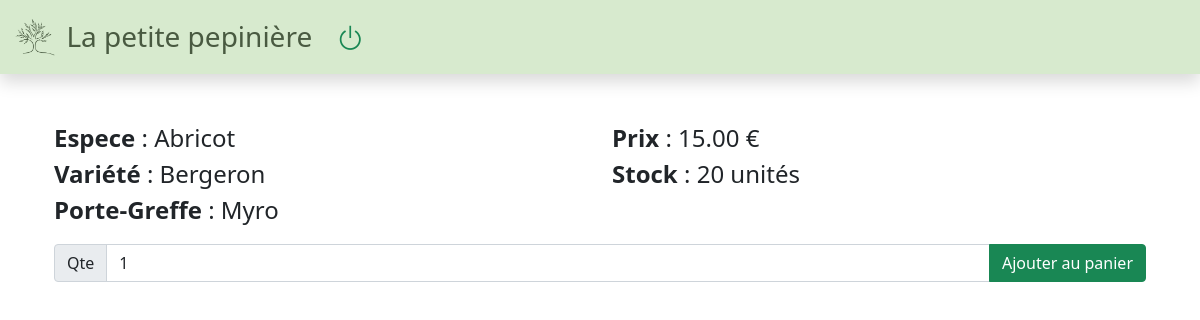
The app's page /produit/288/abricotbergeronmyro/, older data.
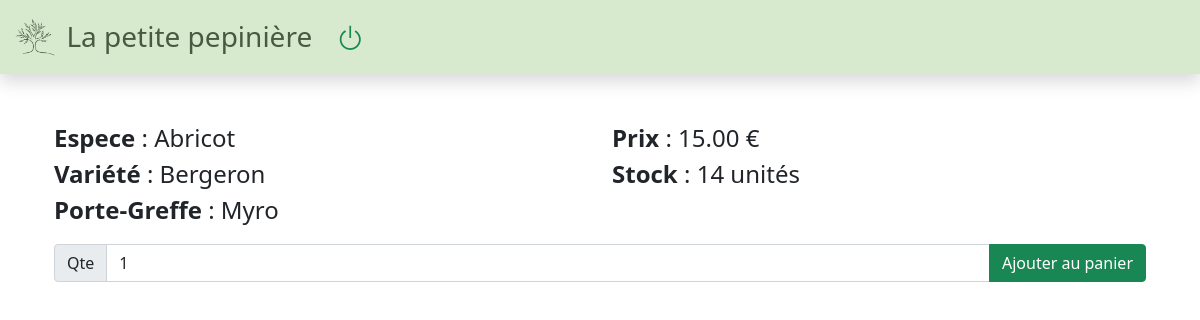
The same page, newer data.
### onlineshop/models.py (models this page shows, shortened)
class Produit(models.Model):
    objects = models.Manager()
    espece = models.ForeignKey(Espece, related_name='produits', on_delete=models.CASCADE)
    variete = models.ForeignKey(Variete, related_name='produits', on_delete=models.CASCADE)
    portegreffe = models.ForeignKey(PorteGreffe, related_name='produits', on_delete=models.CASCADE)
    spec = models.ForeignKey(Spec, related_name='produits', on_delete=models.CASCADE, blank=True, null=True)
    nom = models.CharField(max_length=200, db_index=True)
    slug = models.SlugField(max_length=200, db_index=True)
    description = models.TextField(blank=True)
    prix = models.DecimalField(max_digits=10, decimal_places=2, default=15.00)
    stock = models.IntegerField(default=0)
    stock_bis = models.IntegerField(default=0)
    available = models.BooleanField(default=True)
    class Meta:
        ordering = ('nom',)
        index_together = (('id', 'slug'),)
        verbose_name = 'produit'
        verbose_name_plural = 'produits'

class Espece(models.Model):
    objects = models.Manager()
    nom = models.CharField(max_length=200, db_index=True)
    slug = models.SlugField(max_length=200, unique=True)
    class Meta:
        ordering = ('nom',)
        verbose_name = 'espece'
        verbose_name_plural = 'especes'
    def __str__(self):
        return self.nom

class Variete(models.Model):
    objects = models.Manager()
    nom = models.CharField(max_length=200, db_index=True)
    slug = models.SlugField(max_length=200, unique=True)
    class Meta:
        ordering = ('nom',)
        verbose_name = 'variete'
        verbose_name_plural = 'varietes'
    def __str__(self):
        return self.nom

class PorteGreffe(models.Model):
    objects = models.Manager()
    nom = models.CharField(max_length=200, db_index=True)
    slug = models.SlugField(max_length=200, unique=True)
    class Meta:
        ordering = ('nom',)
        verbose_name = 'porte-greffe'
        verbose_name_plural = 'porte-greffes'
    def __str__(self):
        return self.nom

### onlineshop/views.py (the view)
# urls.py: path('<int:id>/<slug:slug>/', views.produit_detail, name='produit_detail'),
def produit_detail(request, id, slug):
    produit = get_object_or_404(Produit, id=id, slug=slug, available=True)
    cart_produit_form = CartAddProduitForm
    return render(request, 'onlineshop/detail.html', {'produit': produit, 'cart_produit_form': cart_produit_form})

### pepiniere/templates/onlineshop/detail.html (shortened to what this page needs)
{% extends "onlineshop/base.html" %}
{% load static %}
{% block content %}
<div class="container">
    <div class="row fs-4">
        <div class="col"><strong>Espece</strong> : {{ produit.espece }}</div><div class="col"><strong>Prix</strong> : {{ produit.prix }} €</div>
    </div>
    <div class="row fs-4">
        <div class="col"><strong>Variété</strong> : {{ produit.variete }}</div><div class="col"><strong>Stock</strong> : {{ produit.stock }} unités</div>
    </div>
    <div class="row fs-4">
        <div class="col"><strong>Porte-Greffe</strong> : {{ produit.portegreffe }}</div>
    </div>
    <form action="{% url 'cart:cart_add' produit.id %}" method="POST">
        <div class="input-group mb-3">
            <label for="id_qte" class="input-group-text">Qte</label>
            <input type="number" name="qte" value="1" min="1" required="" id="id_qte" class="form-control" />
            <button type="submit" value="" class="btn btn-success">Ajouter au panier</button>
        </div>
    </form>
</div>
{% endblock %}

Row changes from the older to the newer data that the page shows:
changed Produit "Abricot": stock "20" → "14"
